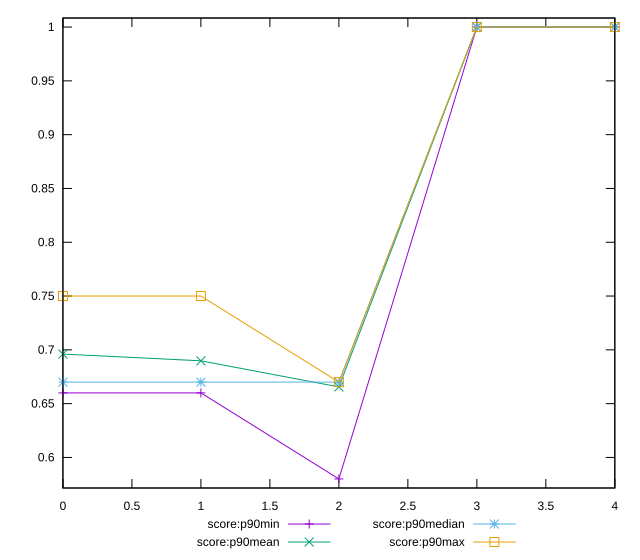

The script that saved this image:
reset

$scoreP90Min <<EOF
0 0.66
1 0.66
2 0.58
3 1
4 1
EOF

$scoreP90Mean <<EOF
0 0.6960638297872347
1 0.6897872340425533
2 0.6655319148936176
3 1
4 1
EOF

$scoreP90Median <<EOF
0 0.67
1 0.67
2 0.67
3 1
4 1
EOF

$scoreP90Max <<EOF
0 0.75
1 0.75
2 0.67
3 1
4 1
EOF

set key outside below
set xrange [0:4]
set yrange [0.5716:1.0084]
set trange [0.5716:1.0084]
set terminal svg size 640, 560 enhanced background rgb 'white'
set output "report_00016_2021-02-10T13-31-48.338Z/uses-webp-images/progression/score.svg"

plot $scoreP90Min title "score:p90min" with linespoints, \
     $scoreP90Mean title "score:p90mean" with linespoints, \
     $scoreP90Median title "score:p90median" with linespoints, \
     $scoreP90Max title "score:p90max" with linespoints

reset
